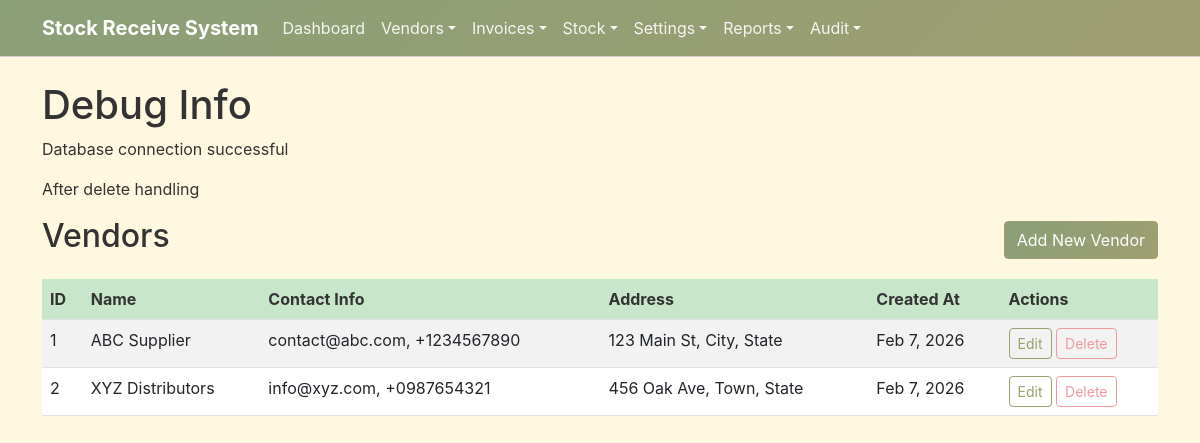
/debug_vendors.php, run on the app's committed database.
### tables this page shows
CREATE TABLE IF NOT EXISTS vendors (
    id INT AUTO_INCREMENT PRIMARY KEY,
    name VARCHAR(255) NOT NULL,
    contact_info TEXT,
    address TEXT,
    created_at TIMESTAMP DEFAULT CURRENT_TIMESTAMP,
    updated_at TIMESTAMP DEFAULT CURRENT_TIMESTAMP ON UPDATE CURRENT_TIMESTAMP
);

### debug_vendors.php (the view, shortened to what this page needs)
<?php
include 'includes/header.php';
echo "<h1>Debug Info</h1>";
require_once 'config/database.php';
echo "<p>Database connection successful</p>";
echo "<p>After delete handling</p>";
?>
<div class="d-flex justify-content-between align-items-center mb-3">
    <h2>Vendors</h2>
    <a href="debug_add.php" class="btn btn-primary">Add New Vendor</a>
</div>
<table class="table table-striped">
    <thead>
        <tr>
            <th>ID</th>
            <th>Name</th>
            <th>Contact Info</th>
            <th>Address</th>
            <th>Created At</th>
            <th>Actions</th>
        </tr>
    </thead>
    <tbody>
        <?php
        $result = $conn->query("SELECT * FROM vendors ORDER BY name ASC");
        if($result->num_rows > 0) {
            while($row = $result->fetch_assoc()) {
                echo "<tr>";
                echo "<td>".$row['id']."</td>";
                echo "<td>".$row['name']."</td>";
                echo "<td>".$row['contact_info']."</td>";
                echo "<td>".$row['address']."</td>";
                echo "<td>".date('M j, Y', strtotime($row['created_at']))."</td>";
                echo "<td>
                        <a href='debug_edit.php?id=".$row['id']."' class='btn btn-sm btn-outline-primary'>Edit</a>
                        <a href='?delete=".$row['id']."' class='btn btn-sm btn-outline-danger' onclick='return confirmDelete();'>Delete</a>
                      </td>";
                echo "</tr>";
            }
        } else {
            echo "<tr><td colspan='6' class='text-center'>No vendors found</td></tr>";
        }
        ?>
    </tbody>
</table>
<?php
include 'includes/footer.php';
?>

### css/style.css (style rules this page uses)
:root { --earth-green: #8B9F78; --earth-brown: #A1887F; --earth-tan: #D7CCC8; --earth-beige: #EFEBE0; --earth-olive: #9E9E70; --earth-cream: #FFF8E1; --earth-terracotta: #D7CCC8; --earth-sage: #AEC6A9; --pastel-green: #C8E6C9; --pastel-brown: #D7CCC8; --pastel-olive: #DCEDC8; --pastel-cream: #FFFDE7; --pastel-terracotta: #FBE9E7; --accent-gold: #FFD54F; --accent-coral: #FFAB91; --accent-mint: #A7FFEB; }
body { font-family: -apple-system, BlinkMacSystemFont, 'Segoe UI', Roboto, Oxygen, Ubuntu, Cantarell, 'Open Sans', 'Helvetica Neue', Arial, sans-serif; background-color: var(--earth-cream); color: #333; }
.table th { background-color: var(--pastel-green); color: #333; font-weight: bold; }
.table td { background-color: white; }
.btn-primary { background-color: var(--earth-green); border-color: var(--earth-green); color: white; }
.btn-outline-primary { color: var(--earth-green); border-color: var(--earth-green); }
.btn-primary { background: linear-gradient(135deg, var(--earth-green), var(--earth-olive)); border-color: var(--earth-olive); color: white; border-radius: 4px; }
.btn-outline-primary { color: var(--earth-olive); border-color: var(--earth-olive); }
.btn-outline-danger { color: #EF9A9A; border-color: #EF9A9A; }

### data on the page
vendors: id "1", name "ABC Supplier", contact_info "contact@abc.com, +1234567890", address "123 Main St, City, State", created_at "Feb 7, 2026"
vendors: id "2", name "XYZ Distributors", contact_info "info@xyz.com, +0987654321", address "456 Oak Ave, Town, State", created_at "Feb 7, 2026"
